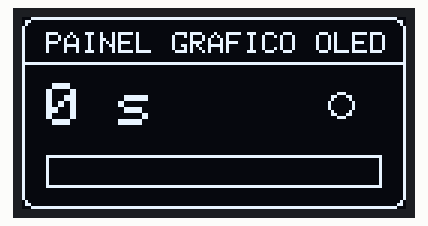
Recording of a sketch running on a simulated Arduino Uno, built with avr-gcc and run on an emulated ATmega328P. On the bench: 128×64 one-colour display. What the sketch prints to the serial monitor is not drawn.

Above: at 0.11 s.
At 4.99 s:
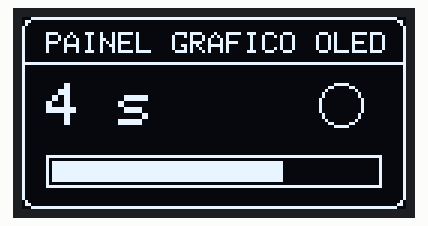
At 9.99 s:
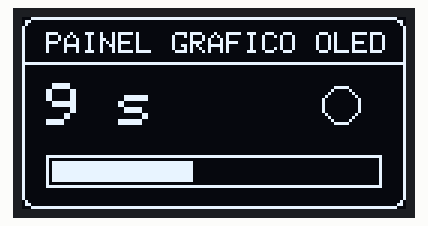
At 19.99 s:
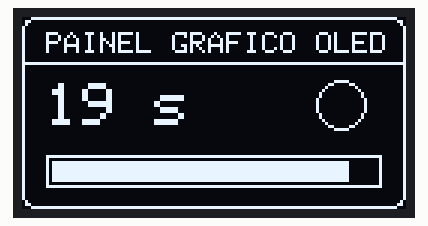
At 29.88 s:
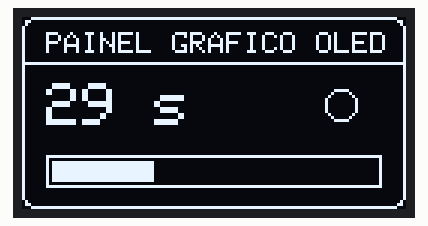
At 39.88 s:
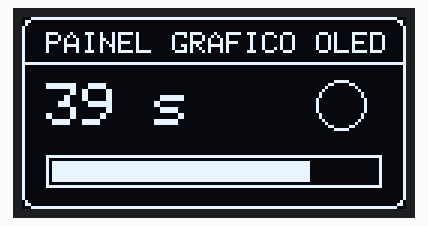

The sketch:

p70_primeiros_passos_com_display_oled.ino
```cpp
// ============================================================================
// Projeto 70 — Primeiros Passos com Display OLED
// Placa: Arduino Uno R3 (ATmega328P) | Bibliotecas: Wire, Adafruit GFX Library, Adafruit SSD1306
// Material: 80 Projetos Arduino
// Interface gráfica 128x64 pixels no Display OLED SSD1306 I2C (endereço 0x3C)
// ============================================================================

#include <Wire.h>
#include <Adafruit_GFX.h>
#include <Adafruit_SSD1306.h>

const byte PINO_I2C_SDA = A4; // Barramento I2C SDA
const byte PINO_I2C_SCL = A5; // Barramento I2C SCL

const byte LARGURA_OLED = 128;
const byte ALTURA_OLED  = 64;

// AJUSTE AQUI: Endereço I2C padrão do OLED SSD1306 é 0x3C
const byte ENDERECO_OLED = 0x3C;

Adafruit_SSD1306 tela(LARGURA_OLED, ALTURA_OLED, &Wire, -1);

byte progresso = 0;

void setup() {
  (void)PINO_I2C_SDA;
  (void)PINO_I2C_SCL;
  Serial.begin(9600);

  if (!tela.begin(SSD1306_SWITCHCAPVCC, ENDERECO_OLED)) {
    Serial.println(F("Erro: Display OLED SSD1306 nao encontrado em 0x3C!"));
    while (true) { delay(100); }
  }

  Serial.println(F("Sistema pronto! Display OLED 128x64 inicializado."));
}

void loop() {
  unsigned long segundos = millis() / 1000;

  tela.clearDisplay();

  // Moldura externa arredondada
  tela.drawRoundRect(0, 0, 128, 64, 4, SSD1306_WHITE);

  // Cabeçalho
  tela.setTextColor(SSD1306_WHITE);
  tela.setTextSize(1);
  tela.setCursor(8, 5);
  tela.print(F("PAINEL GRAFICO OLED"));
  tela.drawLine(0, 15, 127, 15, SSD1306_WHITE);

  // Contador em fonte grande (tamanho 2)
  tela.setTextSize(2);
  tela.setCursor(8, 22);
  tela.print(segundos);
  tela.print(F(" s"));

  // Círculo pulsante à direita
  byte raio = 4 + (progresso / 20);
  tela.drawCircle(106, 29, raio, SSD1306_WHITE);

  // Barra de progresso inferior (0 a 100%)
  tela.drawRect(8, 46, 112, 11, SSD1306_WHITE);
  int larguraBarra = map(progresso, 0, 100, 0, 108);
  tela.fillRect(10, 48, larguraBarra, 7, SSD1306_WHITE);

  // Envia o buffer da RAM para a tela OLED via I2C
  tela.display();

  progresso += 4;
  if (progresso > 100) progresso = 0;

  delay(80);
}
```
